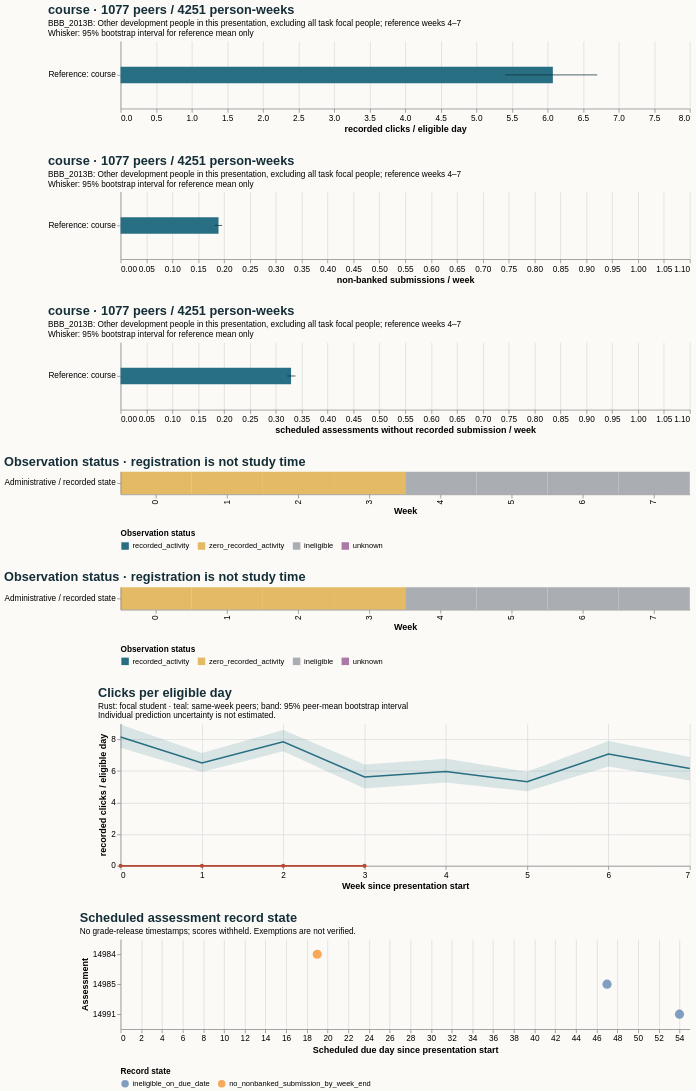

This figure's Vega-Lite source:
### Vega-Lite specification from a JSON file in a GitHub repository (floating-point values rounded to 4 significant figures)
{"$schema": "https://vega.github.io/schema/vega-lite/v5.20.1.json", "config": {"axis": {"labelFontSize": 11, "titleFontSize": 12}, "background": "#fbfaf7", "font": "sans-serif", "title": {"anchor": "start", "color": "#142e38", "fontSize": 17, "subtitleFontSize": 11}, "view": {"continuousHeight": 300, "continuousWidth": 300, "stroke": null}}, "datasets": {"data-748829391fb418453f0f8016883bbc18": [{"eligible_days": 7.0, "end_day": 6, "logging_completeness": "unknown", "observation_status": "zero_recorded_activity", "row": "Administrative / recorded state", "score_status": "withheld_release_time_unknown", "start_day": 0, "value": 0.0, "week": 0}, {"eligible_days": 7.0, "end_day": 13, "logging_completeness": "unknown", "observation_status": "zero_recorded_activity", "row": "Administrative / recorded state", "score_status": "withheld_release_time_unknown", "start_day": 7, "value": 0.0, "week": 1}, {"eligible_days": 7.0, "end_day": 20, "logging_completeness": "unknown", "observation_status": "zero_recorded_activity", "row": "Administrative / recorded state", "score_status": "withheld_release_time_unknown", "start_day": 14, "value": 1.0, "week": 2}, {"eligible_days": 6.0, "end_day": 27, "logging_completeness": "unknown", "observation_status": "zero_recorded_activity", "row": "Administrative / recorded state", "score_status": "withheld_release_time_unknown", "start_day": 21, "value": 0.0, "week": 3}, {"eligible_days": 0.0, "end_day": 34, "logging_completeness": "unknown", "observation_status": "ineligible", "row": "Administrative / recorded state", "score_status": "withheld_release_time_unknown", "start_day": 28, "value": null, "week": 4}, {"eligible_days": 0.0, "end_day": 41, "logging_completeness": "unknown", "observation_status": "ineligible", "row": "Administrative / recorded state", "score_status": "withheld_release_time_unknown", "start_day": 35, "value": null, "week": 5}, {"eligible_days": 0.0, "end_day": 48, "logging_completeness": "unknown", "observation_status": "ineligible", "row": "Administrative / recorded state", "score_status": "withheld_release_time_unknown", "start_day": 42, "value": null, "week": 6}, {"eligible_days": 0.0, "end_day": 55, "logging_completeness": "unknown", "observation_status": "ineligible", "row": "Administrative / recorded state", "score_status": "withheld_release_time_unknown", "start_day": 49, "value": null, "week": 7}], "data-7ba22dd00de5892dab018267deab0022": [{"hi": null, "lo": null, "series": "Focal: weeks 4–7", "value": null}, {"hi": 0.338, "lo": 0.3219, "series": "Reference: course", "value": 0.3294}], "data-7df23d725944632dc76de6e479af2bce": [{"hi": null, "lo": null, "series": "Focal: weeks 4–7", "value": null}, {"hi": 6.698, "lo": 5.405, "series": "Reference: course", "value": 6.075}], "data-8cb647addeba0d053e5f3fbcbcd644f6": [{"eligible_days": 7.0, "end_day": 6, "logging_completeness": "unknown", "observation_status": "zero_recorded_activity", "row": "Administrative / recorded state", "score_status": "withheld_release_time_unknown", "start_day": 0, "value": 0.0, "week": 0}, {"eligible_days": 7.0, "end_day": 13, "logging_completeness": "unknown", "observation_status": "zero_recorded_activity", "row": "Administrative / recorded state", "score_status": "withheld_release_time_unknown", "start_day": 7, "value": 0.0, "week": 1}, {"eligible_days": 7.0, "end_day": 20, "logging_completeness": "unknown", "observation_status": "zero_recorded_activity", "row": "Administrative / recorded state", "score_status": "withheld_release_time_unknown", "start_day": 14, "value": 0.0, "week": 2}, {"eligible_days": 6.0, "end_day": 27, "logging_completeness": "unknown", "observation_status": "zero_recorded_activity", "row": "Administrative / recorded state", "score_status": "withheld_release_time_unknown", "start_day": 21, "value": 0.0, "week": 3}, {"eligible_days": 0.0, "end_day": 34, "logging_completeness": "unknown", "observation_status": "ineligible", "row": "Administrative / recorded state", "score_status": "withheld_release_time_unknown", "start_day": 28, "value": null, "week": 4}, {"eligible_days": 0.0, "end_day": 41, "logging_completeness": "unknown", "observation_status": "ineligible", "row": "Administrative / recorded state", "score_status": "withheld_release_time_unknown", "start_day": 35, "value": null, "week": 5}, {"eligible_days": 0.0, "end_day": 48, "logging_completeness": "unknown", "observation_status": "ineligible", "row": "Administrative / recorded state", "score_status": "withheld_release_time_unknown", "start_day": 42, "value": null, "week": 6}, {"eligible_days": 0.0, "end_day": 55, "logging_completeness": "unknown", "observation_status": "ineligible", "row": "Administrative / recorded state", "score_status": "withheld_release_time_unknown", "start_day": 49, "value": null, "week": 7}], "data-9fcd77a564688119193f0bada7237680": [{"hi": null, "lo": null, "series": "Focal: weeks 4–7", "value": null}, {"hi": 0.1961, "lo": 0.1822, "series": "Reference: course", "value": 0.1893}], "data-c9d2a231f45e2dea8c4bb43a8f1d2b58": [{"as_of_day": 20, "assessment_id": 14984, "course": "BBB_2013B", "due_day": 19, "person_id": 546015, "score_status": "withheld_release_time_unknown", "state": "no_nonbanked_submission_by_week_end", "week": 2}, {"as_of_day": 48, "assessment_id": 14985, "course": "BBB_2013B", "due_day": 47, "person_id": 546015, "score_status": "withheld_release_time_unknown", "state": "ineligible_on_due_date", "week": 6}, {"as_of_day": 55, "assessment_id": 14991, "course": "BBB_2013B", "due_day": 54, "person_id": 546015, "score_status": "withheld_release_time_unknown", "state": "ineligible_on_due_date", "week": 7}], "data-dcea644c9397b39829015fb463f201fc": [{"end_day": 6, "focal_value": 0.0, "peer_ci_high": 8.937, "peer_ci_low": 7.473, "peer_mean": 8.148, "peer_observations": 1143, "peer_people": 1143, "reference": "course", "unit": "recorded clicks / eligible day", "week": 0}, {"end_day": 13, "focal_value": 0.0, "peer_ci_high": 7.132, "peer_ci_low": 5.934, "peer_mean": 6.502, "peer_observations": 1136, "peer_people": 1136, "reference": "course", "unit": "recorded clicks / eligible day", "week": 1}, {"end_day": 20, "focal_value": 0.0, "peer_ci_high": 8.589, "peer_ci_low": 7.254, "peer_mean": 7.845, "peer_observations": 1119, "peer_people": 1119, "reference": "course", "unit": "recorded clicks / eligible day", "week": 2}, {"end_day": 27, "focal_value": 0.0, "peer_ci_high": 6.416, "peer_ci_low": 4.891, "peer_mean": 5.621, "peer_observations": 1112, "peer_people": 1112, "reference": "course", "unit": "recorded clicks / eligible day", "week": 3}, {"end_day": 34, "focal_value": null, "peer_ci_high": 6.765, "peer_ci_low": 5.273, "peer_mean": 5.963, "peer_observations": 1077, "peer_people": 1077, "reference": "course", "unit": "recorded clicks / eligible day", "week": 4}, {"end_day": 41, "focal_value": null, "peer_ci_high": 5.955, "peer_ci_low": 4.711, "peer_mean": 5.32, "peer_observations": 1070, "peer_people": 1070, "reference": "course", "unit": "recorded clicks / eligible day", "week": 5}, {"end_day": 48, "focal_value": null, "peer_ci_high": 7.89, "peer_ci_low": 6.277, "peer_mean": 7.068, "peer_observations": 1060, "peer_people": 1060, "reference": "course", "unit": "recorded clicks / eligible day", "week": 6}, {"end_day": 55, "focal_value": null, "peer_ci_high": 6.885, "peer_ci_low": 5.39, "peer_mean": 6.156, "peer_observations": 1044, "peer_people": 1044, "reference": "course", "unit": "recorded clicks / eligible day", "week": 7}]}, "resolve": {"scale": {"color": "independent"}}, "spacing": 28, "vconcat": [{"data": {"name": "data-7df23d725944632dc76de6e479af2bce"}, "height": 90, "layer": [{"encoding": {"x": {"field": "value", "scale": {"domain": [0, 7.033], "zero": true}, "title": "recorded clicks / eligible day", "type": "quantitative"}, "y": {"field": "series", "sort": null, "title": null, "type": "nominal"}}, "mark": {"color": "#286f83", "size": 22, "type": "bar"}}, {"encoding": {"x": {"field": "lo", "type": "quantitative"}, "x2": {"field": "hi"}, "y": {"field": "series", "sort": null, "title": null, "type": "nominal"}}, "mark": {"color": "#142e38", "type": "rule"}}], "title": {"subtitle": ["BBB_2013B: Other development people in this presentation, excluding all task focal people; reference weeks 4–7", "Whisker: 95% bootstrap interval for reference mean only"], "text": "course · 1077 peers / 4251 person-weeks"}, "width": 760}, {"data": {"name": "data-9fcd77a564688119193f0bada7237680"}, "height": 90, "layer": [{"encoding": {"x": {"field": "value", "scale": {"domain": [0, 1.05], "zero": true}, "title": "non-banked submissions / week", "type": "quantitative"}, "y": {"field": "series", "sort": null, "title": null, "type": "nominal"}}, "mark": {"color": "#286f83", "size": 22, "type": "bar"}}, {"encoding": {"x": {"field": "lo", "type": "quantitative"}, "x2": {"field": "hi"}, "y": {"field": "series", "sort": null, "title": null, "type": "nominal"}}, "mark": {"color": "#142e38", "type": "rule"}}], "title": {"subtitle": ["BBB_2013B: Other development people in this presentation, excluding all task focal people; reference weeks 4–7", "Whisker: 95% bootstrap interval for reference mean only"], "text": "course · 1077 peers / 4251 person-weeks"}, "width": 760}, {"data": {"name": "data-7ba22dd00de5892dab018267deab0022"}, "height": 90, "layer": [{"encoding": {"x": {"field": "value", "scale": {"domain": [0, 1.05], "zero": true}, "title": "scheduled assessments without recorded submission / week", "type": "quantitative"}, "y": {"field": "series", "sort": null, "title": null, "type": "nominal"}}, "mark": {"color": "#286f83", "size": 22, "type": "bar"}}, {"encoding": {"x": {"field": "lo", "type": "quantitative"}, "x2": {"field": "hi"}, "y": {"field": "series", "sort": null, "title": null, "type": "nominal"}}, "mark": {"color": "#142e38", "type": "rule"}}], "title": {"subtitle": ["BBB_2013B: Other development people in this presentation, excluding all task focal people; reference weeks 4–7", "Whisker: 95% bootstrap interval for reference mean only"], "text": "course · 1077 peers / 4251 person-weeks"}, "width": 760}, {"data": {"name": "data-8cb647addeba0d053e5f3fbcbcd644f6"}, "encoding": {"color": {"field": "observation_status", "legend": {"labelLimit": 260, "orient": "bottom"}, "scale": {"domain": ["recorded_activity", "zero_recorded_activity", "ineligible", "unknown"], "range": ["#286f83", "#e4bb64", "#aaaeb3", "#ac78a5"]}, "title": "Observation status", "type": "nominal"}, "tooltip": [{"field": "week", "type": "quantitative"}, {"field": "eligible_days", "type": "quantitative"}, {"field": "observation_status", "type": "nominal"}, {"field": "logging_completeness", "type": "nominal"}], "x": {"field": "week", "title": "Week", "type": "ordinal"}, "y": {"field": "row", "title": null, "type": "nominal"}}, "height": 30, "mark": {"type": "rect"}, "title": "Observation status · registration is not study time", "width": 760}, {"data": {"name": "data-748829391fb418453f0f8016883bbc18"}, "encoding": {"color": {"field": "observation_status", "legend": {"labelLimit": 260, "orient": "bottom"}, "scale": {"domain": ["recorded_activity", "zero_recorded_activity", "ineligible", "unknown"], "range": ["#286f83", "#e4bb64", "#aaaeb3", "#ac78a5"]}, "title": "Observation status", "type": "nominal"}, "tooltip": [{"field": "week", "type": "quantitative"}, {"field": "eligible_days", "type": "quantitative"}, {"field": "observation_status", "type": "nominal"}, {"field": "logging_completeness", "type": "nominal"}], "x": {"field": "week", "title": "Week", "type": "ordinal"}, "y": {"field": "row", "title": null, "type": "nominal"}}, "height": 30, "mark": {"type": "rect"}, "title": "Observation status · registration is not study time", "width": 760}, {"data": {"name": "data-dcea644c9397b39829015fb463f201fc"}, "height": 190, "layer": [{"encoding": {"x": {"axis": {"tickMinStep": 1}, "field": "week", "title": "Week since presentation start", "type": "quantitative"}, "y": {"field": "peer_ci_low", "scale": {"zero": true}, "title": "recorded clicks / eligible day", "type": "quantitative"}, "y2": {"field": "peer_ci_high"}}, "mark": {"color": "#286f83", "opacity": 0.16, "type": "area"}}, {"encoding": {"tooltip": [{"field": "week", "type": "quantitative"}, {"field": "peer_mean", "type": "quantitative"}, {"field": "peer_people", "type": "quantitative"}, {"field": "peer_observations", "type": "quantitative"}], "x": {"field": "week", "type": "quantitative"}, "y": {"field": "peer_mean", "type": "quantitative"}}, "mark": {"color": "#286f83", "strokeWidth": 2, "type": "line"}}, {"encoding": {"tooltip": [{"field": "week", "type": "quantitative"}, {"field": "focal_value", "type": "quantitative"}], "x": {"field": "week", "type": "quantitative"}, "y": {"field": "focal_value", "type": "quantitative"}}, "mark": {"color": "#b64c35", "point": {"color": "#b64c35"}, "strokeWidth": 2.5, "type": "line"}}], "title": {"subtitle": ["Rust: focal student · teal: same-week peers; band: 95% peer-mean bootstrap interval", "Individual prediction uncertainty is not estimated."], "text": "Clicks per eligible day"}, "width": 760}, {"data": {"name": "data-c9d2a231f45e2dea8c4bb43a8f1d2b58"}, "encoding": {"color": {"field": "state", "legend": {"labelLimit": 400, "orient": "bottom"}, "title": "Record state", "type": "nominal"}, "tooltip": [{"field": "assessment_id", "type": "quantitative"}, {"field": "due_day", "type": "quantitative"}, {"field": "as_of_day", "type": "quantitative"}, {"field": "state", "type": "nominal"}, {"field": "score_status", "type": "nominal"}], "x": {"field": "due_day", "title": "Scheduled due day since presentation start", "type": "quantitative"}, "y": {"field": "assessment_id", "title": "Assessment", "type": "nominal"}}, "height": 120, "mark": {"filled": true, "size": 150, "type": "point"}, "title": {"subtitle": "No grade-release timestamps; scores withheld. Exemptions are not verified.", "text": "Scheduled assessment record state"}, "width": 760}]}
